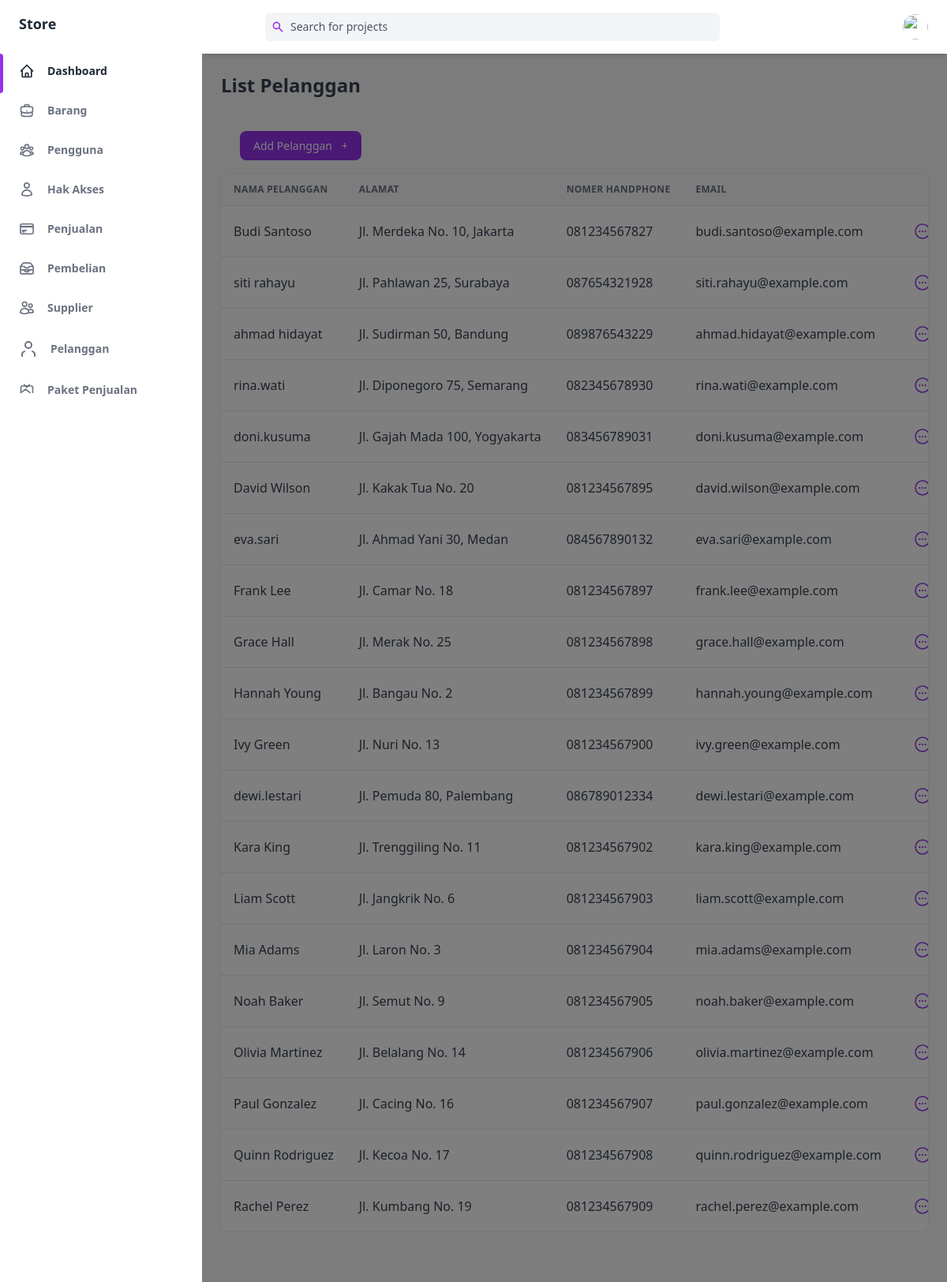
The app's page /public/pelanggan with its own data.
### tables this page shows
CREATE TABLE `pelanggan` (
  `idPelanggan` int(255) NOT NULL,
  `nama` varchar(255) NOT NULL,
  `alamat` varchar(255) NOT NULL,
  `noHP` varchar(255) NOT NULL,
  `email` varchar(255) NOT NULL
);

### app/core/Controller.php (called while the page is built, shortened)
<?php
class Controller
{
    public function view($view, $data = [])
    {
        require_once '../app/views/' . $view . '.php';
    }
    public function model($model)
    {
        return new $model;
    }
}

### app/controllers/Pelanggan.php (called while the page is built, shortened)
<?php
class Pelanggan extends Controller
{
    public function index()
    {
        $data['judul'] = 'List Pelanggan';
        $data['pelanggan'] = $this->model('pelanggan_model')->getAllPelanggan();
        $this->view('pelanggan/index', $data);
    }
}

### app/core/App.php (called while the page is built, shortened)
<?php
class App
{
   protected $method = 'index';
   protected $params = [];
   public function __construct()
   {
      $this->controller = new $this->controller;
      call_user_func_array([$this->controller, $this->method], $this->params);
   }
}

### public/index.php (called while the page is built, shortened)
<?php
$app = new App;

### app/core/Database.php (called while the page is built, shortened)
<?php
class Database
{
    private $host = DB_HOST;
    private $user = DB_USER;
    private $pass = DB_PASS;
    private $db_name = DB_NAME;
    private $dbh;
    private $stmt;
    public function __construct()
    {
        $dsn = 'mysql:host=' . $this->host . ';dbname=' . $this->db_name;
        $option = [
            PDO::ATTR_PERSISTENT => true,
            PDO::ATTR_ERRMODE => PDO::ERRMODE_EXCEPTION
        ];
        try {
            $this->dbh = new PDO($dsn, $this->user, $this->pass, $option);
        } catch (PDOException $error) {
            die($error->getMessage());
        }
    }
    public function query($query)
    {
        $this->stmt = $this->dbh->prepare($query);
    }
    public function execute()
    {
        $this->stmt->execute();
    }
    public function resultSet()
    {
        $this->execute();
        return $this->stmt->fetchAll(PDO::FETCH_ASSOC);
    }
}

### app/models/pelanggan_model.php (called while the page is built, shortened)
<?php
class pelanggan_model
{
    private $table = 'pelanggan';
    private $db;
    public function __construct()
    {
        $this->db = new Database;
    }
    public function getAllPelanggan()
    {
        $this->db->query('SELECT * FROM ' . $this->table);
        return $this->db->resultSet();
    }
}

### app/views/pelanggan/index.php (the view, shortened to what this page needs)
<div class="flex h-screen bg-gray-50 dark:bg-gray-900" :class="{ 'overflow-hidden': isSideMenuOpen}">
    <aside class="z-20 hidden w-64 overflow-y-auto bg-white dark:bg-gray-800 md:block flex-shrink-0">
    <div class="py-4 text-gray-500 dark:text-gray-400">
      <a class="ml-6 text-lg font-bold text-gray-800 dark:text-gray-200" href="#">
        Store
      </a>
      <ul class="mt-6">
        <li class="relative px-6 py-3">
          <span class="absolute inset-y-0 left-0 w-1 bg-purple-600 rounded-tr-lg rounded-br-lg"></span>
          <a class="inline-flex items-center w-full text-sm font-semibold transition-colors duration-150 text-gray-800 dark:text-gray-100 hover:text-gray-800 dark:hover:text-gray-200" href="<?= ROUTE_URL ?>/home">
            <span class="ml-4">Dashboard</span>
          </a>
        </li>
      </ul>
      <ul>
        <li class="relative px-6 py-3">
          <a class="inline-flex items-center w-full text-sm font-semibold transition-colors duration-150 hover:text-gray-800 dark:hover:text-gray-200" href="<?= ROUTE_URL ?>/barang">
            <span class="ml-4">Barang</span>
          </a>
        </li>
        <li class="relative px-6 py-3">
          <a class="inline-flex items-center w-full text-sm font-semibold transition-colors duration-150 hover:text-gray-800 dark:hover:text-gray-200" href="<?= ROUTE_URL ?>/pengguna">
            <span class="ml-4">Pengguna</span>
          </a>
        </li>
        <li class="relative px-6 py-3">
          <a class="inline-flex items-center w-full text-sm font-semibold transition-colors duration-150 hover:text-gray-800 dark:hover:text-gray-200" href="<?= ROUTE_URL ?>/role">
            <span class="ml-4">Hak Akses</span>
          </a>
        </li>
        <li class="relative px-6 py-3">
          <a class="inline-flex items-center w-full text-sm font-semibold transition-colors duration-150 hover:text-gray-800 dark:hover:text-gray-200" href="<?= ROUTE_URL ?>/penjualan">
            <span class="ml-4">Penjualan</span>
          </a>
        </li>
        <li class="relative px-6 py-3">
          <a class="inline-flex items-center w-full text-sm font-semibold transition-colors duration-150 hover:text-gray-800 dark:hover:text-gray-200" href="<?= ROUTE_URL ?>/pembelian">
            <span class="ml-4">Pembelian</span>
          </a>
        </li>
        <li class="relative px-6 py-3">
          <a class="inline-flex items-center w-full text-sm font-semibold transition-colors duration-150 hover:text-gray-800 dark:hover:text-gray-200" href="<?= ROUTE_URL ?>/supplier">
            <span class="ml-4">Supplier</span>
          </a>
        </li>
        <li class="relative px-6 py-3">
          <a class="inline-flex items-center w-full text-sm font-semibold transition-colors duration-150 hover:text-gray-800 dark:hover:text-gray-200" href="<?= ROUTE_URL ?>/pelanggan">
          <svg xmlns="http://www.w3.org/2000/svg" width="24" height="24" viewBox="0 0 24 24" fill="none" stroke="currentColor" stroke-width="2" stroke-linecap="round" stroke-linejoin="round">
            <path d="M20 21v-2a4 4 0 0 0-3-3.87"></path>
            <path d="M4 21v-2a4 4 0 0 1 3-3.87"></path>
            <circle cx="12" cy="7" r="4"></circle>
          </svg>
            <span class="ml-4">Pelanggan</span>
          </a>
        </li>
        <li class="relative px-6 py-3">
          <a class="inline-flex items-center w-full text-sm font-semibold transition-colors duration-150 hover:text-gray-800 dark:hover:text-gray-200" href="<?= ROUTE_URL ?>/paketPenjualan">
            <svg class="w-5 h-5" aria-hidden="true" fill="none" stroke-linecap="round" stroke-linejoin="round" stroke-width="2" viewBox="0 0 24 24" stroke="currentColor">
              <path d="M21 16V8a2 2 0 0 0-2-2H5a2 2 0 0 0-2 2v8" />
              <path d="M3 16l7-5 7 5"></path>
              <path d="M8 4l4 4 4-4"></path>
            </svg>
            <span class="ml-4">Paket Penjualan</span>
          </a>
        </li>
      </ul>
    </div>
  </aside>
    <div x-show="isSideMenuOpen" x-transition:enter="transition ease-in-out duration-150" x-transition:enter-start="opacity-0" x-transition:enter-end="opacity-100" x-transition:leave="transition ease-in-out duration-150" x-transition:leave-start="opacity-100" x-transition:leave-end="opacity-0" class="fixed inset-0 z-10 flex items-end bg-black bg-opacity-50 sm:items-center sm:justify-center"></div>
    <div class="flex flex-col flex-1 w-full">
        <header class="z-10 py-4 bg-white shadow-md dark:bg-gray-800">
            <div class="container flex items-center justify-between h-full px-6 mx-auto text-purple-600 dark:text-purple-300">
                <div class="flex justify-center flex-1 lg:mr-32">
                    <div class="relative w-full max-w-xl mr-6 focus-within:text-purple-500">
                        <div class="absolute inset-y-0 flex items-center pl-2">
                            <svg class="w-4 h-4" aria-hidden="true" fill="currentColor" viewBox="0 0 20 20">
                                <path fill-rule="evenodd" d="M8 4a4 4 0 100 8 4 4 0 000-8zM2 8a6 6 0 1110.89 3.476l4.817 4.817a1 1 0 01-1.414 1.414l-4.816-4.816A6 6 0 012 8z" clip-rule="evenodd"></path>
                            </svg>
                        </div>
                        <input class="w-full pl-8 pr-2 text-sm text-gray-700 placeholder-gray-600 bg-gray-100 border-0 rounded-md dark:placeholder-gray-500 dark:focus:shadow-outline-gray dark:focus:placeholder-gray-600 dark:bg-gray-700 dark:text-gray-200 focus:placeholder-gray-500 focus:bg-white focus:border-purple-300 focus:outline-none focus:shadow-outline-purple form-input" type="text" placeholder="Search for projects" aria-label="Search" />
                    </div>
                </div>
                <ul class="flex items-center flex-shrink-0 space-x-6">
                    <li class="relative">
                        <button class="align-middle rounded-full focus:shadow-outline-purple focus:outline-none" @click="toggleProfileMenu" @keydown.escape="closeProfileMenu" aria-label="Account" aria-haspopup="true">
                            <img class="object-cover w-8 h-8 rounded-full" src="https://images.unsplash.com/photo-1502378735452-bc7d86632805?ixlib=rb-0.3.5&q=80&fm=jpg&crop=entropy&cs=tinysrgb&w=200&fit=max&s=aa3a807e1bbdfd4364d1f449eaa96d82" alt="" aria-hidden="true" />
                        </button>
                    </li>
                </ul>
            </div>
        </header>
        <main class="h-full pb-16 overflow-y-auto">
            <div class="container grid px-6 mx-auto">
                <h2 class="my-6 text-2xl font-semibold text-gray-700 dark:text-gray-200">
                    List Pelanggan
                </h2>
                <div class="px-6 my-6">
                    <a href="<?= ROUTE_URL ?>/pelanggan/create" class="items-center justify-between px-4 py-2 text-sm font-medium leading-5 text-white transition-colors duration-150 bg-purple-600 border border-transparent rounded-lg active:bg-purple-600 hover:bg-purple-700 focus:outline-none focus:shadow-outline-purple">
                        Add Pelanggan
                        <span class="ml-2" aria-hidden="true">+</span>
                    </a>
                </div>
                <div class="w-full overflow-hidden rounded-lg shadow-xs">
                    <div class="w-full overflow-x-auto">
                        <table class="w-full whitespace-no-wrap">
                            <thead>
                                <tr class="text-xs font-semibold tracking-wide text-left text-gray-500 uppercase border-b dark:border-gray-700 bg-gray-50 dark:text-gray-400 dark:bg-gray-800">
                                    <th class="px-4 py-3">Nama Pelanggan</th>
                                    <th class="px-4 py-3">Alamat</th>
                                    <th class="px-4 py-3">Nomer Handphone</th>
                                    <th class="px-4 py-3">Email</th>
                                    <th class="px-4 py-3 text-center">Actions</th>
                                </tr>
                            </thead>
                            <tbody class="bg-white divide-y dark:divide-gray-700 dark:bg-gray-800">
                                <?php foreach ($data['pelanggan'] as $pelanggan) : ?>
                                    <tr class="text-gray-700 dark:text-gray-400">
                                        <td class="px-4 py-3"><?= $pelanggan['nama']; ?> </td>
                                        <td class="px-4 py-3"><?= $pelanggan['alamat']; ?> </td>
                                        <td class="px-4 py-3"><?= $pelanggan['noHP']; ?> </td>
                                        <td class="px-4 py-3"><?= $pelanggan['email']; ?> </td>
                                        <td class="px-4 py-3">
                                            <div class="flex items-center space-x-4 text-sm">
                                                <a href="<?= ROUTE_URL ?>/pelanggan/detail/<?= $pelanggan['idPelanggan'] ?>" class="flex items-center justify-between px-2 py-2 text-sm font-medium leading-5 text-purple-600 rounded-lg dark:text-gray-400 hover:text-gray-800 dark:hover:text-gray-200 focus:outline-none focus:shadow-outline-gray" aria-label="Edit">
                                                </a>
                                            </div>
                                        </td>
                                    </tr>
                                <?php endforeach; ?>
                            </tbody>
                        </table>
                    </div>
                </div>
            </div>
        </main>
    </div>
</div>

### records on screen
pelanggan: nama "Budi Santoso", alamat "Jl. Merdeka No. 10, Jakarta", noHP "081234567827", email "budi.santoso@example.com"
pelanggan: nama "siti rahayu", alamat "Jl. Pahlawan 25, Surabaya", noHP "087654321928", email "siti.rahayu@example.com"
pelanggan: nama "ahmad hidayat", alamat "Jl. Sudirman 50, Bandung", noHP "089876543229", email "ahmad.hidayat@example.com"
pelanggan: nama "rina.wati", alamat "Jl. Diponegoro 75, Semarang", noHP "082345678930", email "rina.wati@example.com"
pelanggan: nama "doni.kusuma", alamat "Jl. Gajah Mada 100, Yogyakarta", noHP "083456789031", email "doni.kusuma@example.com"
pelanggan: nama "David Wilson", alamat "Jl. Kakak Tua No. 20", noHP "081234567895", email "david.wilson@example.com"
pelanggan: nama "eva.sari", alamat "Jl. Ahmad Yani 30, Medan", noHP "084567890132", email "eva.sari@example.com"
pelanggan: nama "Frank Lee", alamat "Jl. Camar No. 18", noHP "081234567897", email "frank.lee@example.com"
pelanggan: nama "Grace Hall", alamat "Jl. Merak No. 25", noHP "081234567898", email "grace.hall@example.com"
pelanggan: nama "Hannah Young", alamat "Jl. Bangau No. 2", noHP "081234567899", email "hannah.young@example.com"
pelanggan: nama "Ivy Green", alamat "Jl. Nuri No. 13", noHP "081234567900", email "ivy.green@example.com"
pelanggan: nama "dewi.lestari", alamat "Jl. Pemuda 80, Palembang", noHP "086789012334", email "dewi.lestari@example.com"
pelanggan: nama "Kara King", alamat "Jl. Trenggiling No. 11", noHP "081234567902", email "kara.king@example.com"
pelanggan: nama "Liam Scott", alamat "Jl. Jangkrik No. 6", noHP "081234567903", email "liam.scott@example.com"
pelanggan: nama "Mia Adams", alamat "Jl. Laron No. 3", noHP "081234567904", email "mia.adams@example.com"
pelanggan: nama "Noah Baker", alamat "Jl. Semut No. 9", noHP "081234567905", email "noah.baker@example.com"
pelanggan: nama "Olivia Martinez", alamat "Jl. Belalang No. 14", noHP "081234567906", email "olivia.martinez@example.com"
pelanggan: nama "Paul Gonzalez", alamat "Jl. Cacing No. 16", noHP "081234567907", email "paul.gonzalez@example.com"
pelanggan: nama "Quinn Rodriguez", alamat "Jl. Kecoa No. 17", noHP "081234567908", email "quinn.rodriguez@example.com"
pelanggan: nama "Rachel Perez", alamat "Jl. Kumbang No. 19", noHP "081234567909", email "rachel.perez@example.com"
